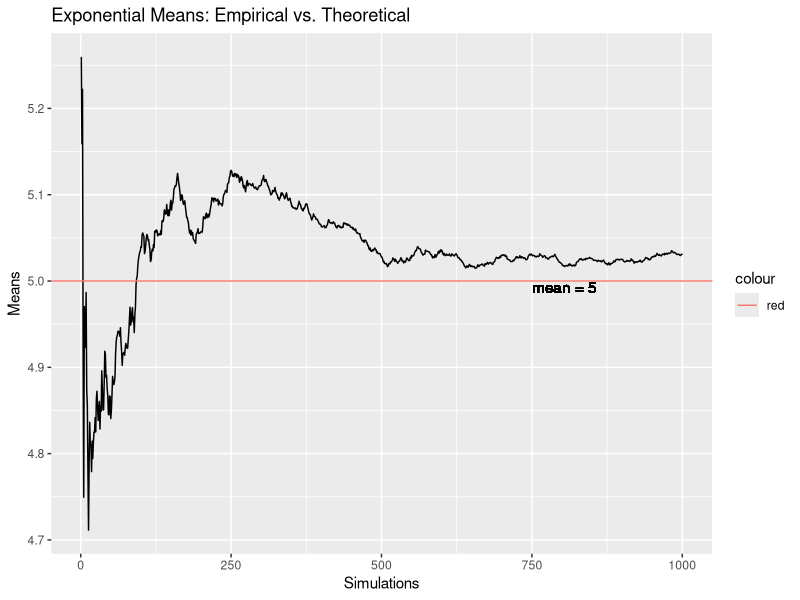
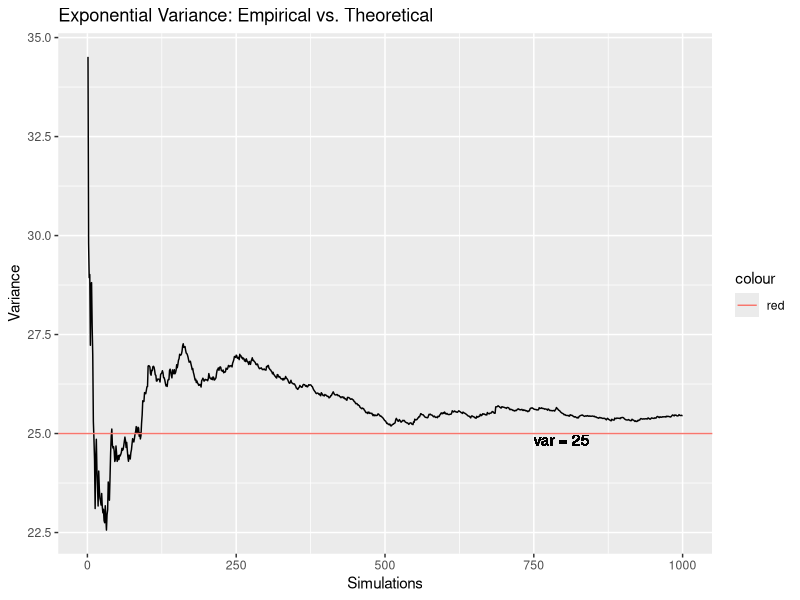

Generate these figures, in order, with R:
## ---- chunk 1
# libraries loaded here
library(ggplot2)
## ---- chunk 2

set.seed(2132)          # set random seed, for repeatability

lambda <- 0.2           # define lambda, the exponential rate

numSimulations <- 1000  # numSimulations = number of simulations (1000)

sampleSize <- 40        # sampleSize = number of exponentials per simulation (40)

# allSamples is the numSimulations (1000) times sampleSize (40) exponentials
allSamples <- rexp(sampleSize*numSimulations, rate=lambda)

# sampleMatrix packages the exponentials as a matrix 
sampleMatrix <- matrix(allSamples, numSimulations)

# dfSamples is a data.frame of all the samples
dfSamples   <- as.data.frame(sampleMatrix)

## ---- chunk 3

# dfSamples$xbar is a column appended of row means
dfSamples$xbar <- apply(dfSamples, 1, mean)

# dfSamples$xbarCumulative is appended as a column of cumulative means
dfSamples$xbarCumulative <- cumsum(dfSamples$xbar)/(1:numSimulations)

xbarTheoretical <- 1 / lambda  # the theoretical mean 

# Prepare plot of cumulative means, demonstrating convergence to the theoretical mean
meanPlot <- ggplot(data.frame(x = 1:numSimulations,
                              y = dfSamples$xbarCumulative),
            aes(x = x, y = y)) + geom_line() +
            geom_hline(aes(yintercept=xbarTheoretical,
                           color="red")) +
                geom_text(aes(750,xbarTheoretical,
                              label = "mean = 5",
                              vjust = 1,
                              hjust = 0)) +
            labs(title='Exponential Means: Empirical vs. Theoretical',
                 x='Simulations',y='Means')
## ---- chunk 4
# display the plot
meanPlot
## ---- chunk 5
# Compute variance for each sample of 40 exponentials, and append to  data.frame
dfSamples$varEmpirical <- apply(dfSamples[,paste("V",1:40,sep="")],1,var) 

# Compute a rolling estimate of variance as the number of samples increases.
dfSamples$varCumulative <- cumsum(dfSamples$varEmpirical)/(1:numSimulations)

# compute the theoretical variance
varTheoretical <- (1/lambda) ^ 2 

# Prepate plot 
varPlot <- ggplot(data.frame(x = 1:numSimulations,
                             y = dfSamples$varCumulative),
            aes(x = x, y = y)) +
            geom_line() +
            geom_hline(aes(yintercept=varTheoretical,
                           color="red")) +
                geom_text(aes(750,varTheoretical,
                              label = "var = 25",
                              vjust = 1,
                              hjust = 0)) +
            labs(title='Exponential Variance: Empirical vs. Theoretical',
                 x='Simulations',y='Variance')

# diplay plot
varPlot
